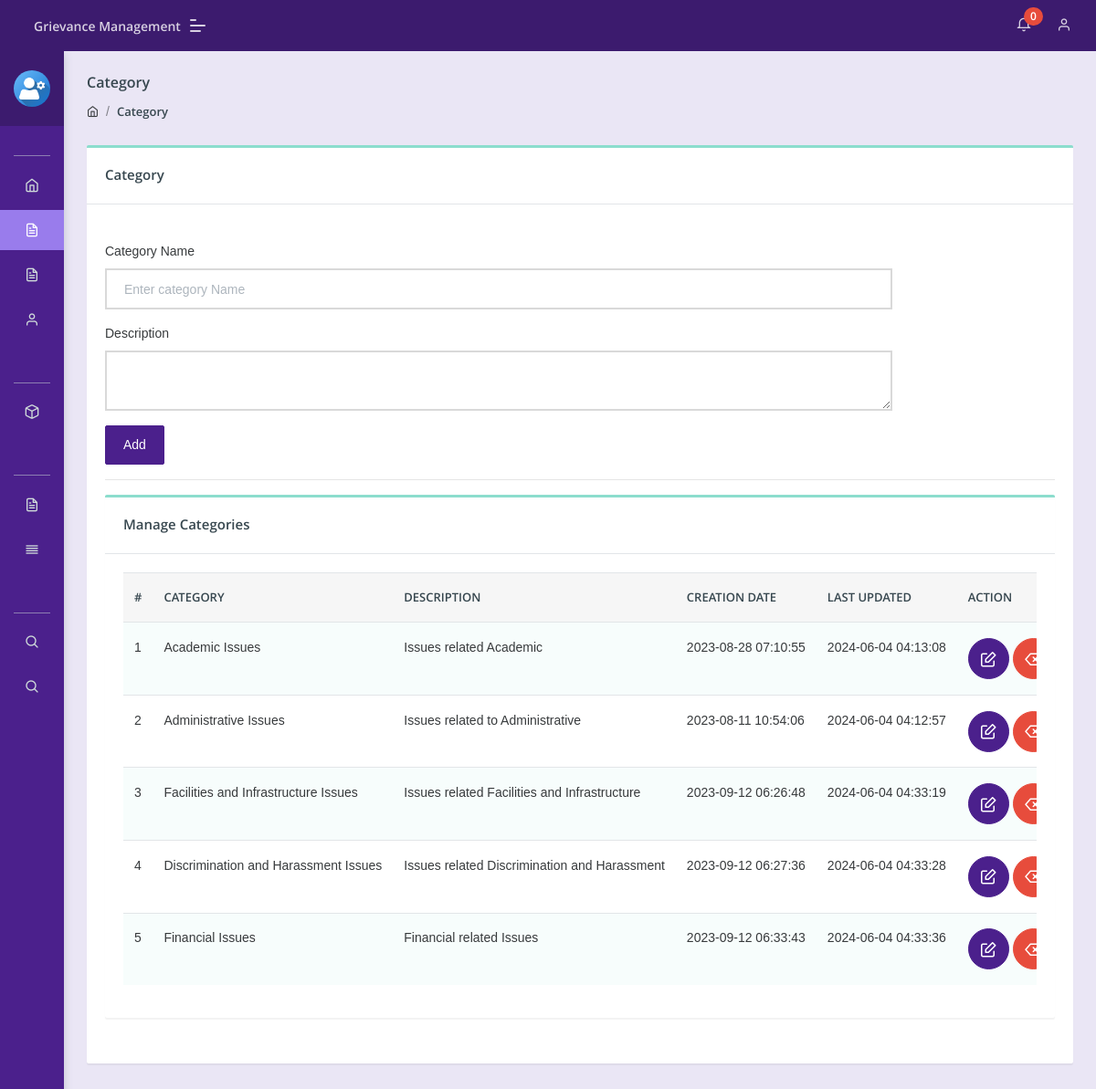
The app's page /admin/category.php (signed in) with its own data.
### tables this page shows
CREATE TABLE `category` (
  `id` int(11) NOT NULL,
  `categoryName` varchar(255) DEFAULT NULL,
  `categoryDescription` longtext DEFAULT NULL,
  `creationDate` timestamp NULL DEFAULT current_timestamp(),
  `updationDate` timestamp NULL DEFAULT NULL ON UPDATE current_timestamp()
);

### admin/category.php (the view, shortened to what this page needs)
<?php
include('include/config.php');
if(strlen($_SESSION['aid'])==0){
    header('location:index.php');
}
else{
?>
<!DOCTYPE html>
<html lang="en">
<head>
    <link rel="stylesheet" href="assets/css/style.css">
</head>
<body class="">
	<?php include('include/sidebar.php');?>
	<?php include('include/header.php');?>
<section class="pcoded-main-container">
    <div class="pcoded-content">
        <div class="page-header">
            <div class="page-block">
                <div class="row align-items-center">
                    <div class="col-md-12">
                        <div class="page-header-title">
                            <h5 class="m-b-10">Category</h5>
                        </div>
                        <ul class="breadcrumb">
                            <li class="breadcrumb-item"><a href="dashboard.php"><i class="feather icon-home"></i></a></li>
                            <li class="breadcrumb-item"><a href="category.php">Category</a></li>
                        </ul>
                    </div>
                </div>
            </div>
        </div>
        <div class="row">
            <div class="col-sm-12">
                <div class="card">
                    <div class="card-header">
                        <h5>Category</h5>
                    </div>
                    <div class="card-body">
                        <div class="row">
                            <div class="col-md-10">
                                    <br />
                                <form method="post" name="Category">
                                    <div class="form-group">
                                        <label for="exampleInputEmail1">Category Name</label>
                                        <input type="text"placeholder="Enter category Name" id="fname" name="category" class="form-control" required="true">
                                    </div>
                                      <div class="form-group">
                                        <label for="exampleInputEmail1">Description</label>
                                        <textarea  name="description" class="form-control" ></textarea>
                                    </div>
                                    <button type="submit" class="btn  btn-primary" name="submit">Add</button>
                                </form>
                            </div>
                        </div>
                     <hr>
                      <div class="row">
                            <div class="col-xl-12">
                <div class="card">
                    <div class="card-header">
                        <h5>Manage Categories</h5>
                    </div>
                    <div class="card-body table-border-style">
                        <div class="table-responsive">
                            <table class="table table-striped">
                                <thead>
                                    <tr>
                                            <th>#</th>
                                            <th>Category</th>
                                            <th>Description</th>
                                            <th>Creation date</th>
                                            <th>Last Updated</th>
                                            <th>Action</th>
                                        </tr>
                                </thead>
                                <tbody>
                                    <?php $query=mysqli_query($con,"select * from category");
                                    $cnt=1;
                                    while($row=mysqli_fetch_array($query)){?>
                                        <tr>
                                            <td><?php echo htmlentities($cnt);?></td>
                                            <td><?php echo htmlentities($row['categoryName']);?></td>
                                            <td><?php echo htmlentities($row['categoryDescription']);?></td>
                                            <td> <?php echo htmlentities($row['creationDate']);?></td>
                                            <td><?php echo htmlentities($row['updationDate']);?></td>
                                            <td>
                                            <a href="edit-category.php?id=<?php echo $row['id']?>" class="btn btn-icon btn-primary btn-xs"><i class="feather icon-edit"></i></a>
                                            <a href="category.php?id=<?php echo $row['id']?>&del=delete" class="btn  btn-icon btn-danger" onClick="return confirm('Are you sure you want to delete?')"><i class="feather icon-delete"></i></a></td>
                                        </tr>
                                        <?php $cnt=$cnt+1; } ?>
                                </tbody>
                            </table>
                        </div>
                    </div>
                </div>
            </div>
                        </div>
                    </div>
                </div>
            </div>
        </div>
    </div>
</section>
</body>
</html>
<?php } ?>

### admin/include/sidebar.php (shortened to what this page needs)
<nav class="pcoded-navbar  ">
	<div class="navbar-wrapper  ">
		<div class="navbar-content scroll-div " >
			<div class="">
				<div class="main-menu-header">
					<img class="img-radius" src="assets/images/user/user-gear.png" alt="User-Profile-Image">
					<div class="user-details">
					</div>
				</div>
			</div>
			<ul class="nav pcoded-inner-navbar ">
				<li class="nav-item pcoded-menu-caption">
				</li>
				<li class="nav-item">
				    <a href="dashboard.php" class="nav-link "><span class="pcoded-micon"><i class="feather icon-home"></i></span><span class="pcoded-mtext">Dashboard</span></a>
				</li>
				<li class="nav-item">
				    <a href="category.php" class="nav-link "><span class="pcoded-micon"><i class="feather icon-file-text"></i></span><span class="pcoded-mtext">Add Category</span></a>
				</li>
				<li class="nav-item">
				    <a href="subcategory.php" class="nav-link "><span class="pcoded-micon"><i class="feather icon-file-text"></i></span><span class="pcoded-mtext">Add Subcategory</span></a>
				</li>
				<li class="nav-item">
				    <a href="manage-users.php" class="nav-link "><span class="pcoded-micon"><i class="feather icon-user"></i></span><span class="pcoded-mtext">Manage Users</span></a>
				</li>
				<li class="nav-item pcoded-menu-caption">
				</li>
				<li class="nav-item pcoded-hasmenu">
					<a href="#!" class="nav-link "><span class="pcoded-micon"><i class="feather icon-box"></i></span><span class="pcoded-mtext">Manage Complaint</span></a>
				</li>
				<li class="nav-item pcoded-menu-caption">
				</li>
				<li class="nav-item">
				    <a href="between-date-userreport.php" class="nav-link "><span class="pcoded-micon"><i class="feather icon-file-text"></i></span><span class="pcoded-mtext">User Reports</span></a>
				</li>
				<li class="nav-item">
				    <a href="between-date-complaintreport.php" class="nav-link "><span class="pcoded-micon"><i class="feather icon-align-justify"></i></span><span class="pcoded-mtext">Grievance Report</span></a>
				</li>
				<li class="nav-item pcoded-menu-caption">
				</li>
				<li class="nav-item">
				    <a href="user-search.php" class="nav-link "><span class="pcoded-micon"><i class="feather icon-search"></i></span><span class="pcoded-mtext">User Search</span></a>
				</li>
				<li class="nav-item">
				    <a href="complaint-search.php" class="nav-link "><span class="pcoded-micon"><i class="feather icon-search"></i></span><span class="pcoded-mtext">Search Grievances</span></a>
				</li>
			</ul>
		</div>
	</div>
</nav>

### admin/include/header.php (shortened to what this page needs)
<header class="navbar pcoded-header navbar-expand-lg navbar-light header-dark">
				<div class="m-header">
					<a class="mobile-menu" id="mobile-collapse" href="#!"><span></span></a>
					<a href="dashboard.php" class="b-brand">
						<strong>Grievance Management</strong>
					</a>
				</div>
				<div class="collapse navbar-collapse">
					<ul class="navbar-nav ml-auto">
						<li>
							<div class="dropdown">
								<a class="dropdown-toggle" href="#" data-toggle="dropdown">
									<i class="icon feather icon-bell"></i>
									<?php
$rt = mysqli_query($con,"select tblcomplaints.*,users.fullName as name from tblcomplaints join users on users.id=tblcomplaints.userId where tblcomplaints.status is null");
$num1 = mysqli_num_rows($rt);
?>
									<span class="badge badge-pill badge-danger"><?php echo htmlentities($num1)?></span>
								</a>
							</div>
						</li>
						<li>
							<div class="dropdown drp-user">
								<a href="#" class="dropdown-toggle" data-toggle="dropdown">
									<i class="feather icon-user"></i>
								</a>
							</div>
						</li>
					</ul>
				</div>
	</header>

### records on screen
category: categoryName "Academic Issues", categoryDescription "Issues related Academic", creationDate "2023-08-28 07:10:55", updationDate "2024-06-04 04:13:08"
category: categoryName "Administrative Issues", categoryDescription "Issues related to Administrative", creationDate "2023-08-11 10:54:06", updationDate "2024-06-04 04:12:57"
category: categoryName "Facilities and Infrastructure Issues", categoryDescription "Issues related Facilities and Infrastructure", creationDate "2023-09-12 06:26:48", updationDate "2024-06-04 04:33:19"
category: categoryName "Discrimination and Harassment Issues", categoryDescription "Issues related Discrimination and Harassment", creationDate "2023-09-12 06:27:36", updationDate "2024-06-04 04:33:28"
category: categoryName "Financial Issues", categoryDescription "Financial related Issues", creationDate "2023-09-12 06:33:43", updationDate "2024-06-04 04:33:36"

### other values on screen
$num1 "0"
